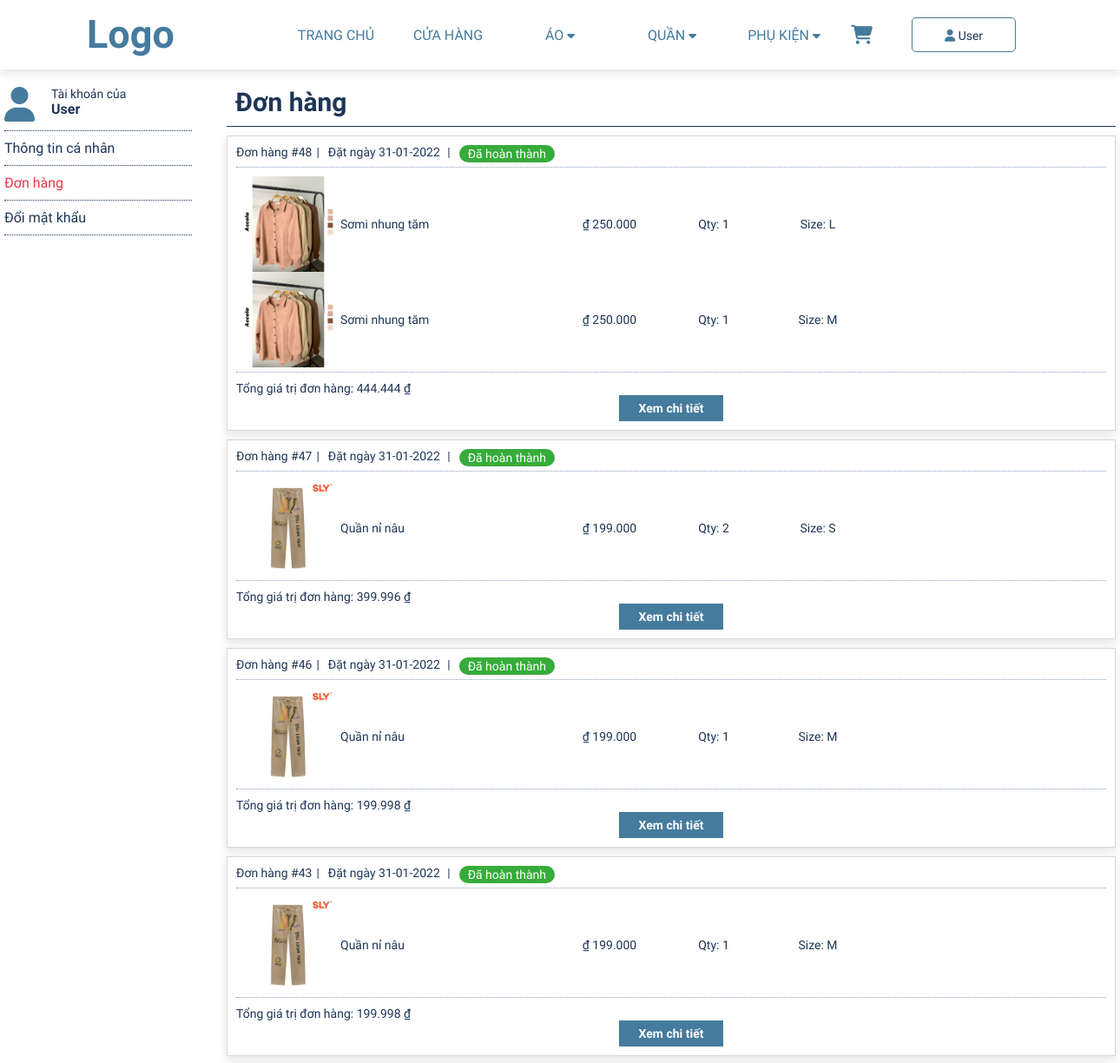
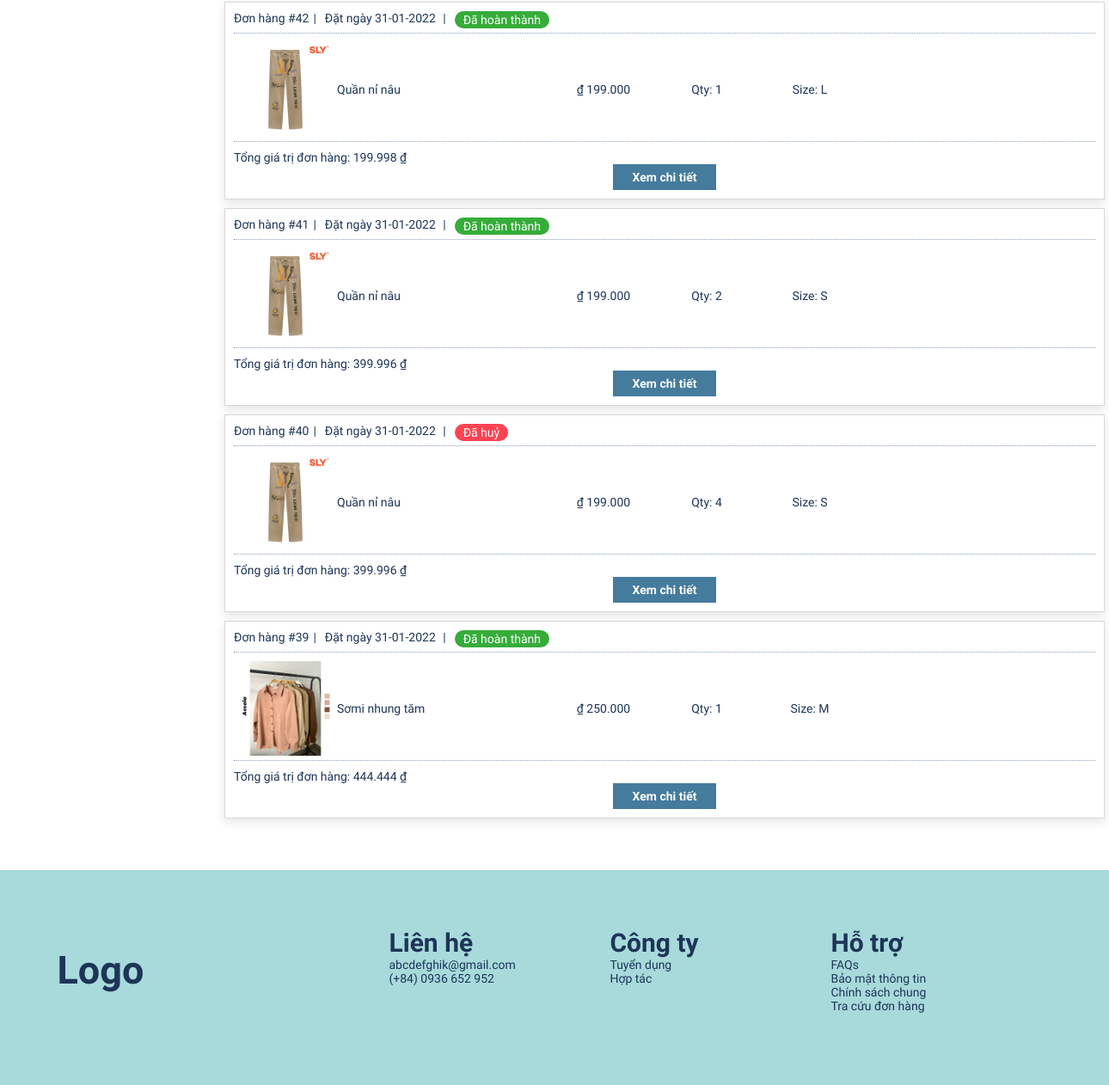
The app's page /account/order.php (signed in) with its own data (2 pictures, top to bottom).
### tables this page shows
CREATE TABLE `customer` (
  `id` int(11) NOT NULL,
  `name` varchar(50) NOT NULL,
  `gender` tinyint(1) DEFAULT NULL,
  `birthday` date DEFAULT NULL,
  `email` varchar(50) NOT NULL,
  `password` varchar(50) NOT NULL,
  `token` varchar(50) DEFAULT NULL,
  `phone` varchar(11) NOT NULL,
  `address` text NOT NULL
);

CREATE TABLE `orders` (
  `id` int(11) NOT NULL,
  `time` timestamp NOT NULL DEFAULT current_timestamp() ON UPDATE current_timestamp(),
  `name_receive` varchar(50) NOT NULL,
  `phone_receive` varchar(11) NOT NULL,
  `address_receive` text NOT NULL,
  `note` text NOT NULL,
  `status` int(11) NOT NULL,
  `customer_id` int(11) NOT NULL,
  `total_price` float NOT NULL
);

CREATE TABLE `detail_orders` (
  `orders_id` int(11) NOT NULL,
  `product_id` int(11) NOT NULL,
  `quantity` int(11) NOT NULL,
  `size` varchar(11) NOT NULL
);

CREATE TABLE `product` (
  `id` int(11) NOT NULL,
  `name` varchar(50) NOT NULL,
  `description` text NOT NULL,
  `img` text NOT NULL,
  `price` int(11) NOT NULL,
  `manufacturers_id` int(11) NOT NULL,
  `category_detail_id` int(11) NOT NULL
);

### account/order.php (the view, shortened to what this page needs)
<!DOCTYPE html>
<html lang="en">
<head>
    <link rel="stylesheet" href="../assets/css/style.css">
    <link rel="stylesheet" href="../assets/css/account.css">
    <link rel="stylesheet" href="../assets/css/order_acc.css">
</head>
<body>
    <?php require 'header.php' ?>
    <?php
    $id = $_SESSION['id'];
    $sql = "select * from customer where id = '$id' limit 1";
    $result = mysqli_query($connect, $sql);
    $each = mysqli_fetch_array($result);
    ?>
    <div class="main_account">
        <div class="menu_left">
            <ul>
                <li>
                    <div class="account">
                        <i class="fas fa-user"></i>
                        <div>
                            <p>Tài khoản của</p>
                            <h6><?php echo $each['name'] ?></h6>
                        </div>
                    </div>
                </li>
                <li><a href="index.php">Thông tin cá nhân</a></li>
                <li><a href="order.php" class="active">Đơn hàng</a></li>
                <li><a href="change_password.php">Đổi mật khẩu</a></li>
            </ul>
        </div>
        <div class="content_right">
            <div class="order">
                <div class="title">
                    <h3>Đơn hàng</h3>
                </div>
                <?php
                $sql = "select
                orders.*,customer.name,customer.phone,customer.address from orders
                join customer on customer.id = orders.customer_id
                where customer_id = '$id'
                ORDER BY id DESC";
                $result = mysqli_query($connect, $sql);
                ?>
                <?php if (mysqli_num_rows($result) != 0) { ?>
                    <div>
                        <?php foreach ($result  as $each) { ?>
                            <div class="order_each">
                                <div class="row header_order">
                                    <p>Đơn hàng #<?php echo $each['id'] ?></p>
                                    <p>Đặt ngày
                                        <?php
                                        $d = strtotime($each['time']);
                                        echo date("d-m-Y", $d);
                                        ?>
                                    </p>
                                    <?php switch ($each['status']) {
                                        case '0': ?>
                                        <?php break;
                                        case '1': ?>
                                            <p class="status status_1">
                                                <?php echo "Đã hoàn thành"; ?>
                                            </p>
                                        <?php break;
                                        case '2': ?>
                                            <p class="status status_2">
                                                <?php echo "Đã huỷ"; ?>
                                            </p>
                                    <?php break;
                                    } ?>
                                </div>
                                <?php
                                $order_id = $each['id'];
                                $sql = "select * from detail_orders
                                        join product on product.id = detail_orders.product_id
                                        join orders on orders.id = detail_orders.orders_id
                                        where orders_id = '$order_id'";
                                $result_order = mysqli_query($connect, $sql);
                                ?>
                                <div class="header_order">
                                    <?php foreach ($result_order  as $each_order) { ?>
                                        <div class="row">
                                            <div class="image item_flex">
                                                <img src="../admin/product/photos/<?php echo $each_order['img'] ?>">
                                            </div>
                                            <div class="name ">
                                                <?php echo $each_order['name'] ?>
                                            </div>
                                            <div class="price item_flex">
                                                ₫ <?php echo number_format($each_order['price'], 0, '', '.'); ?>
                                            </div>
                                            <div class="quantity item_flex">
                                                Qty: <?php echo $each_order['quantity'] ?>
                                            </div>
                                            <div class="quantity item_flex">
                                                <?php
                                                if ($each_order['size']) {
                                                    echo "Size: " . ($each_order['size']);
                                                }
                                                ?>
                                            </div>
                                        </div>
                                    <?php } ?>
                                </div>
                                <div class="row" style="justify-content: space-between;">
                                    <p>Tổng giá trị đơn hàng: <?php echo number_format($each_order['total_price'], 0, '', '.') ?> ₫</p>
                                </div>
                                <div><a href="" style="text-decoration: none;"><button>Xem chi tiết</button></a></div>
                            </div>
                        <?php } ?>
                    </div>
                <?php } ?>
            </div>
        </div>
    </div>
    <?php require 'footer.php' ?>
</body>
</html>

### assets/css/style.css (style rules this page uses)
* { padding: 0; margin: 0; text-decoration: none; list-style: none; box-sizing: border-box; font-family: "Lexend Deca", sans-serif; font-weight: 400; font-size: 14px; color: #1d3557; }
h3 { font-weight: bold; font-size: 30px; }
h6 { font-weight: 600; font-size: 16px; }
button { font-size: 14px; padding: 7px 23px; border-radius: none; border: none; color: #fff; background-color: #457b9d; display: block; margin: auto; font-weight: 600; cursor: pointer; }
i { color: #457b9d; }

### assets/css/account.css (style rules this page uses)
.main_account { width: 1280px; margin: 0 auto; display: flex; }
.main_account .menu_left { width: 20%; padding-right: 40px; }
.main_account .content_right { width: 80%; display: flexbox; }
.menu_left ul li { padding: 10px 0; border-bottom: 1px #1d3557 dotted; }
.menu_left ul li .account { display: flex; height: 40px; }
.menu_left ul li .account i { width: 25%; font-size: 40px; line-height: 100%; }
.menu_left ul li a { font-size: 16px; }
.menu_left ul li a.active { color: #e63946; }

### assets/css/order_acc.css (style rules this page uses)
.order .order_each { box-shadow: 0px 4px 10px rgba(146, 146, 146, 0.25); padding: 10px 10px 10px 10px; margin: 10px 0; border: 1px rgba(101, 101, 101, 0.25) solid; }
.order .title { padding: 10px; border-bottom: #1d3557 1px solid; }
.order .row { display: flex; width: 100%; }
.order .header_order { margin-bottom: 10px; padding-bottom: 5px; border-bottom: #8a9eba 1px dotted; }
.order .header_order p { margin-right: 5px; }
.order .header_order p::after { content: "|"; padding: 0 5px; color: #1d3557; }
.order .header_order p:last-child::after { content: ""; padding: 0; }
.order .item_flex { display: flex; justify-content: center; align-items: center; }
.order .image { width: 120px; }
.order .image img { width: 110px; height: 110px; object-fit: cover; object-position: 50% 20%; }
.order .name { width: 250px; display: flex; align-items: center; justify-content: start; }
.order .price { width: 120px; }
.order .quantity { width: 120px; }
.order .status_1 { background-color: #36ac3a; border-radius: 10px; text-align: center; padding: 2px 10px; color: #fff; }
.order .status_2 { background-color: #ff4252; border-radius: 10px; text-align: center; padding: 2px 10px; color: #fff; }

### records on screen
customer: name "User"
orders: id "48", time "31-01-2022", status "Đã hoàn thành", total_price "444.444"
detail_orders: product.img (picture), product.name "Sơmi nhung tăm", product.price "250.000", quantity "1", size "L"
detail_orders: product.img (picture), product.name "Sơmi nhung tăm", product.price "250.000", quantity "1", size "M"
orders: id "47", time "31-01-2022", status "Đã hoàn thành", total_price "399.996"
detail_orders: product.img (picture), product.name "Quần nỉ nâu", product.price "199.000", quantity "2", size "S"
orders: id "46", time "31-01-2022", status "Đã hoàn thành", total_price "199.998"
detail_orders: product.img (picture), product.name "Quần nỉ nâu", product.price "199.000", quantity "1", size "M"
orders: id "43", time "31-01-2022", status "Đã hoàn thành", total_price "199.998"
detail_orders: product.img (picture), product.name "Quần nỉ nâu", product.price "199.000", quantity "1", size "M"
orders: id "42", time "31-01-2022", status "Đã hoàn thành", total_price "199.998"
detail_orders: product.img (picture), product.name "Quần nỉ nâu", product.price "199.000", quantity "1", size "L"
orders: id "41", time "31-01-2022", status "Đã hoàn thành", total_price "399.996"
detail_orders: product.img (picture), product.name "Quần nỉ nâu", product.price "199.000", quantity "2", size "S"
orders: id "40", time "31-01-2022", status "Đã huỷ", total_price "399.996"
detail_orders: product.img (picture), product.name "Quần nỉ nâu", product.price "199.000", quantity "4", size "S"
orders: id "39", time "31-01-2022", status "Đã hoàn thành", total_price "444.444"
detail_orders: product.img (picture), product.name "Sơmi nhung tăm", product.price "250.000", quantity "1", size "M"

### other values on screen
$_SESSION['name'] "User"
